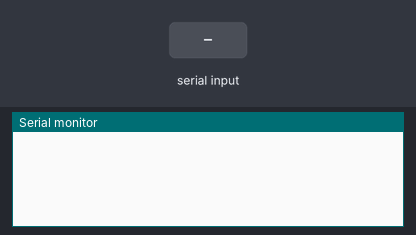
A sketch run on a simulated Arduino Uno, built with avr-gcc and run on an emulated ATmega328P. Shown: the last lines printed to the serial monitor. The inputs (shaded band) are chosen by the test bench.

Above: at 1.2 s.
1.3 s: "1" received over Serial
At 2.4 s:
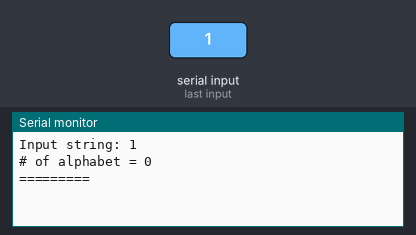
2.8 s: "0" received over Serial
At 3.5 s:
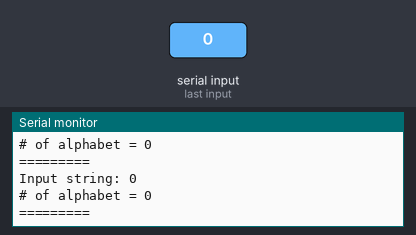
4.3 s: "2" received over Serial
At 4.7 s:
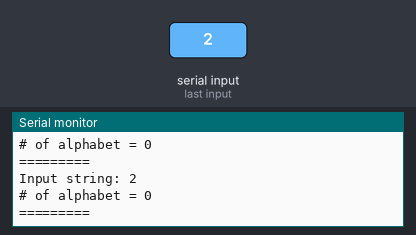

Measured:
- after the input at 1.3 s, the serial monitor: prints a new line after 0.05 s (image 1)
- after the input at 2.8 s, the serial monitor: prints a new line after 0.05 s (image 2)
- after the input at 4.3 s, the serial monitor: prints a new line after 0.05 s (image 3)

The sketch:

sketch_apr06c.ino
```cpp
#define SERIAL_DELAY (50)
int nAlpha;
//serial -> string
String getSerialInput()
{
  String str; //length()==0
  while (Serial.available()>0)
  {
    char c =Serial.read();
    str+=c;
    delay(SERIAL_DELAY);
  }
  return str;
}
void initData()
{
  nAlpha =0;
}

void countString(String str)
{
   for(int i=0; i<str.length();i++)
  {
    char c =str[i];
    if (isAlpha(c)) nAlpha++;

  }
}

void printData()
{
  Serial.println("# of alphabet = "+ String(nAlpha));
  Serial.println("=========");
}

void setup() {
  // put your setup code here, to run once:
  initData();
  Serial.begin(500000);

}

void loop() {
  // put your main code here, to run repeatedly:
  String str= getSerialInput();
  if (str.length()>0)
  {
    Serial.print("Input string: ");
    Serial.println(str);
    countString(str);
    printData();
  }
}
```
